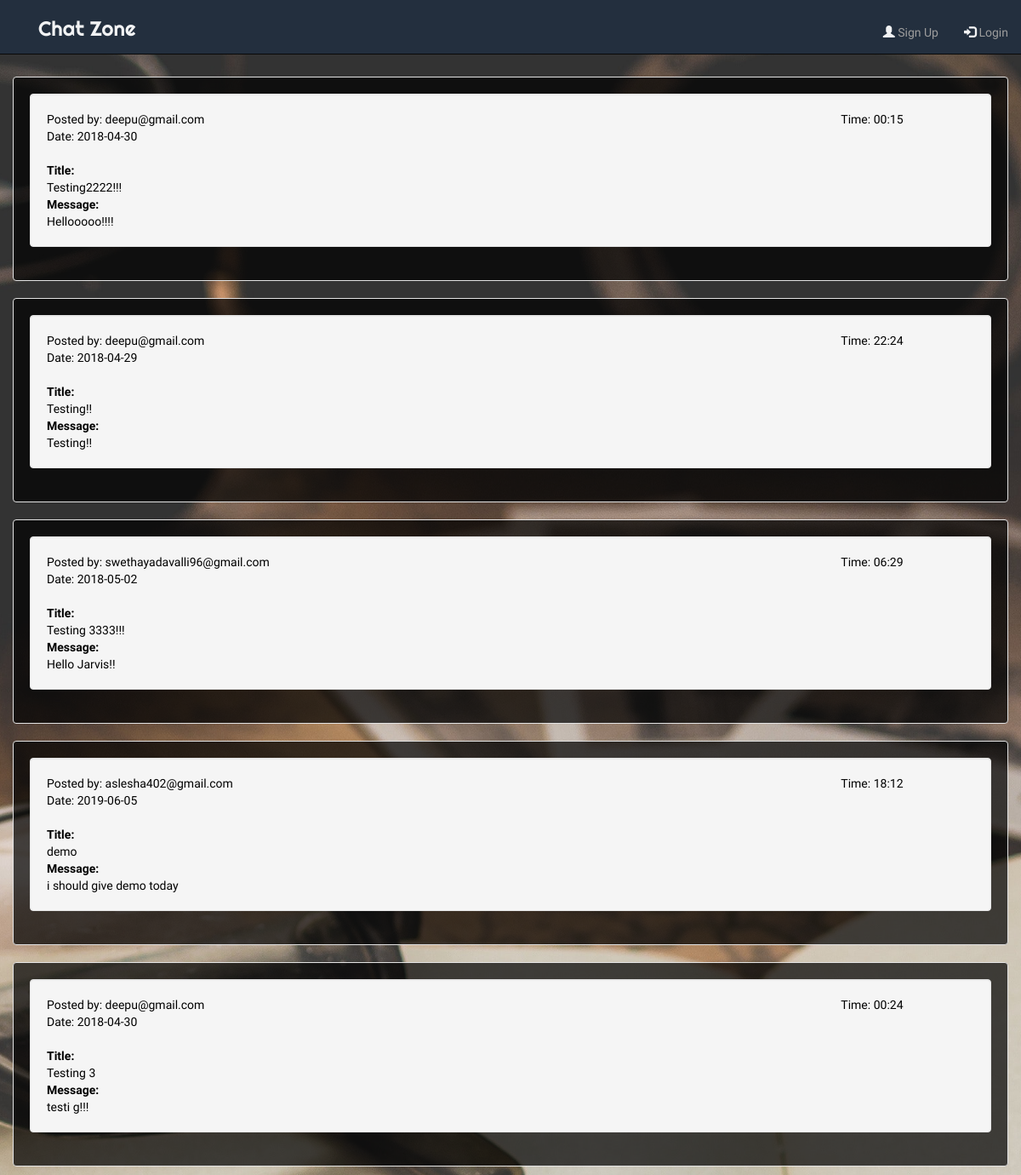
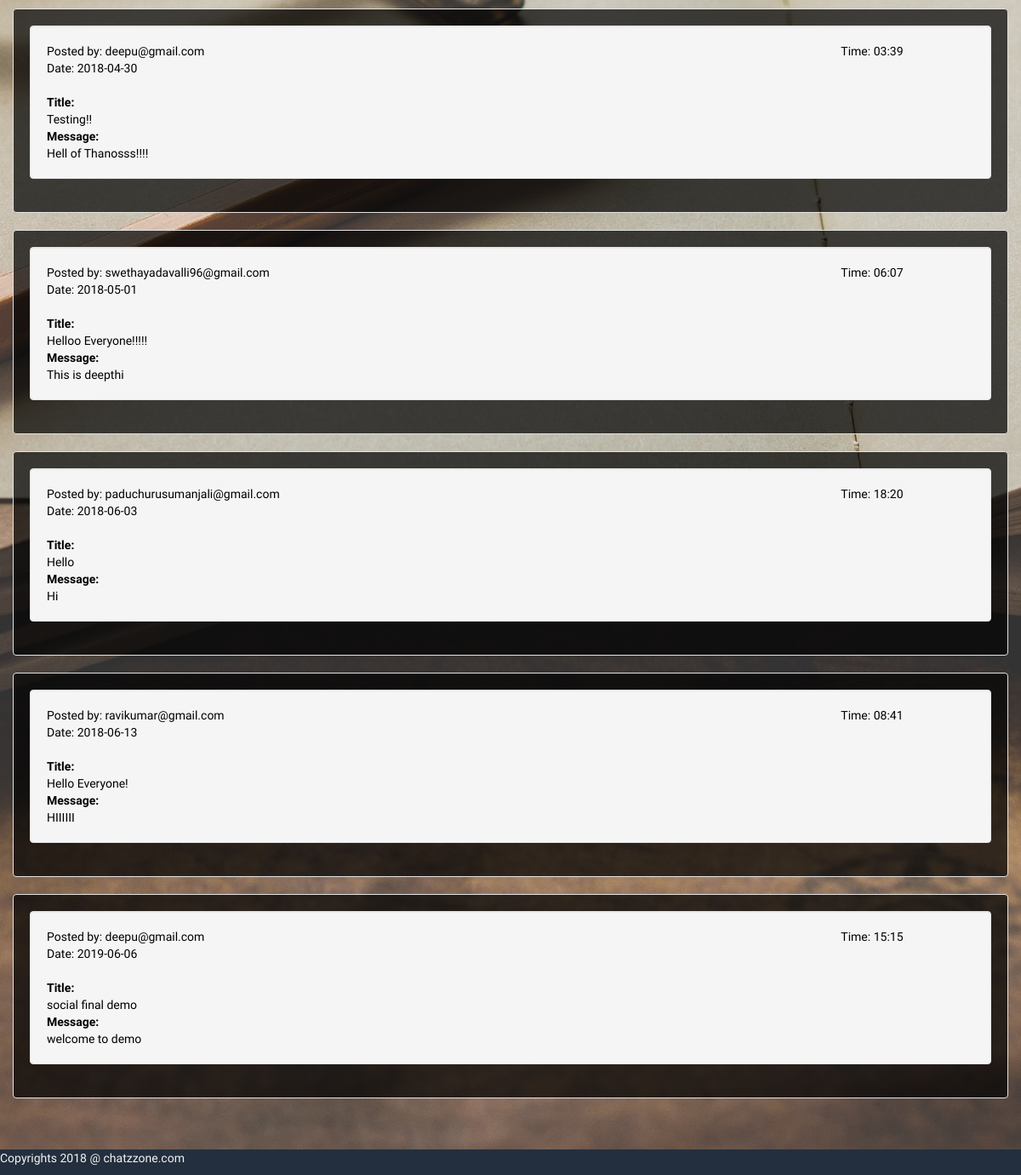
The page / on the database its author committed (2 pictures, top to bottom).
### app.py (models this page shows, shortened)
class blogcontent(db.Model):
	id = db.Column(db.Integer, autoincrement = True, primary_key = True)
	blog_by = db.Column(db.String(200))
	blog_title = db.Column(db.String(100))
	blog_content = db.Column(db.String(1000))
	blog_upvotes = db.Column(db.Integer)
	blog_downvotes = db.Column(db.Integer)
	time = db.Column(DateTime)
	status = db.Column(db.String(50))

### app.py (the view, shortened to what this page needs)
@app.route('/')
def homepage():
	try:
	    chat = chatDB.query.all()
	except:
		session['logged_in']=False
		blogs = blogcontent.query.filter_by(status = "approved").order_by(desc(blogcontent.blog_upvotes)).all()
		chat = chatDB.query.all()
		return render_template('getpost.html', blogs = blogs, chats = chat)

### templates/getpost.html (shortened to what this page needs)
{%if admin%}
    {%extends "mypage.html"%}
{% else %}
    {% extends "layout.html" %}
{%endif%}
{% block body %}
<br>
{% for blog in blogs %}
<div class = "well" style="background-color: rgba(0,0,0,0.7);">
	<div class="well">
	    <div class="row">
			<div class="col-md-10">
				Posted by:
				{{ blog.blog_by }}
			</div>
			<div class="col-md-2">
				{{ blog.time.strftime("Time: %H:%M") }}
			</div>
			<br>
			<div class="col-md-2">
				{{ blog.time.strftime("Date: %Y-%m-%d")}}
			</div>
	    </div>
		<br>
	    <div class="row">
			<div class="col-md-10">
				<b>Title:</b><br>
				{{ blog.blog_title }}
			</div>
			<div class="col-md-10">
				<b>Message:</b><br>
				{{ blog.blog_content }}
			</div>
		</div>
	</div>
</div>
{% endfor %}
    <br>
    <br>
{% endblock %}

### templates/layout.html (shortened to what this page needs)
<!DOCTYPE html>
<html lang="en">
<head>
  <link rel="stylesheet" href="https://cdnjs.cloudflare.com/ajax/libs/font-awesome/4.7.0/css/font-awesome.min.css">
  <link rel="stylesheet" href="https://maxcdn.bootstrapcdn.com/bootstrap/3.3.7/css/bootstrap.min.css">
    <link href="{{url_for('static',filename = 'FeaturedBooks.css')}}" rel="stylesheet">
</head>
<body>
  <nav class="navbar navbar-inverse navbar-fixed-top" style="background-color:#232f3e;">
    <div class="container-fluid">
      <div class="navbar-header">
        <h3><a class="header" style="color: #F2F3F4;" href="/">Chat Zone</a></h3>
      </div>
      {% if not session.logged_in %}
      <ul class="nav navbar-nav navbar-right" style="margin-top: 13px">
        <li><a href="/signup"><span class="glyphicon glyphicon-user" style="color: #F2F3F4;"></span> Sign Up</a></li>
        <li><a href="/login"><span class="glyphicon glyphicon-log-in" style="color: #F2F3F4;"></span> Login</a></li>
      </ul>
      {% endif %}
    </div>
  </nav>
  <br>
  <br>
  <div class = "container1">
  <div class = "container" >
    <div class = "row">
    {% block body %}
    {% endblock %}
    </div>
  </div>
  </div>
  <div class="navbar-fixed-bottom" style="background-color:#232f3e">
  <p style="color: #F2F3F4">Copyrights 2018 @ chatzzone.com</p>
</div>
</body>
</html>

### static/FeaturedBooks.css (style rules this page uses)
body { color:#000000; font-family: 'Varela Round'; font-weight:100; background-size: cover; }
.header { font-family: 'Righteous', cursive; margin-left: 30px; margin-top: 35px; background-color: #232f3e; color:white; }
.container1 { padding-top: 30px; padding-bottom: 30px; background-image: url("blog.jpg"); background-repeat: no-repeat; background-position: center; background-size: cover; width: 100%; height: 100%; }

### rows shown on the page
blogcontent: blog_by "deepu@gmail.com", time "Time: 00:15", time "Date: 2018-04-30", blog_title "Testing2222!!!", blog_content "Hellooooo!!!!"
blogcontent: blog_by "deepu@gmail.com", time "Time: 22:24", time "Date: 2018-04-29", blog_title "Testing!!", blog_content "Testing!!"
blogcontent: blog_by "swethayadavalli96@gmail.com", time "Time: 06:29", time "Date: 2018-05-02", blog_title "Testing 3333!!!", blog_content "Hello Jarvis!!"
blogcontent: blog_by "aslesha402@gmail.com", time "Time: 18:12", time "Date: 2019-06-05", blog_title "demo", blog_content "i should give demo today"
blogcontent: blog_by "deepu@gmail.com", time "Time: 00:24", time "Date: 2018-04-30", blog_title "Testing 3", blog_content "testi g!!!"
blogcontent: blog_by "deepu@gmail.com", time "Time: 03:39", time "Date: 2018-04-30", blog_title "Testing!!", blog_content "Hell of Thanosss!!!!"
blogcontent: blog_by "swethayadavalli96@gmail.com", time "Time: 06:07", time "Date: 2018-05-01", blog_title "Helloo Everyone!!!!!", blog_content "This is deepthi"
blogcontent: blog_by "paduchurusumanjali@gmail.com", time "Time: 18:20", time "Date: 2018-06-03", blog_title "Hello", blog_content "Hi"
blogcontent: blog_by "ravikumar@gmail.com", time "Time: 08:41", time "Date: 2018-06-13", blog_title "Hello Everyone!", blog_content "HIIIIII"
blogcontent: blog_by "deepu@gmail.com", time "Time: 15:15", time "Date: 2019-06-06", blog_title "social final demo", blog_content "welcome to demo"
